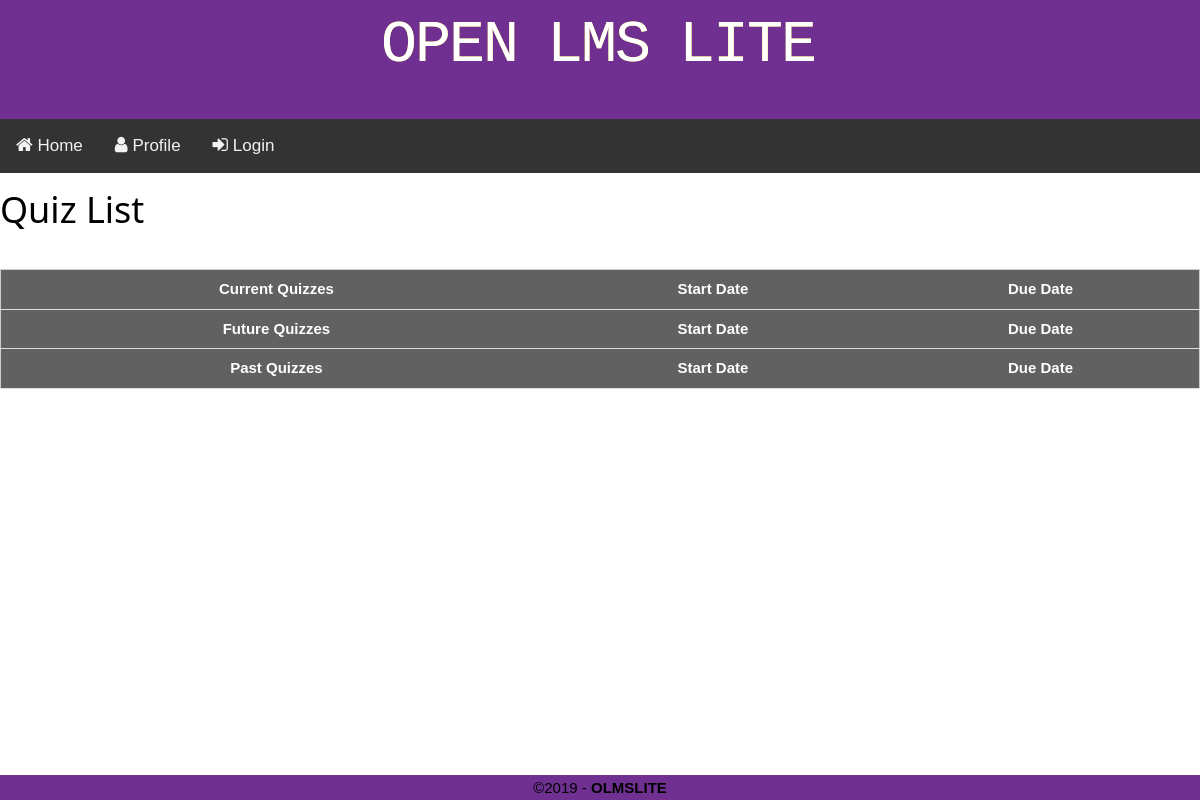
The page /courses/1/quizzes/ on the database as committed earlier.
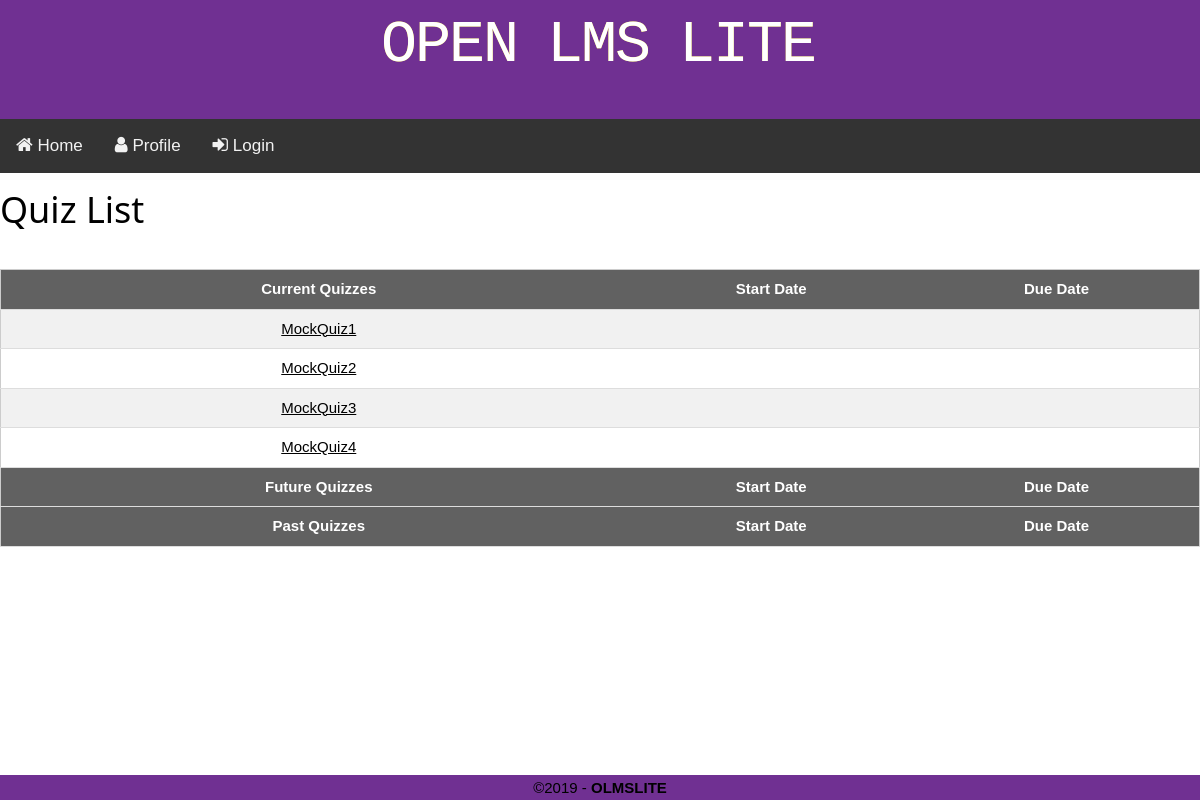
The same page on the database as committed later.
### courses/models.py (models this page shows, shortened)
class Assignment(models.Model):
	assignment_name	= models.CharField(max_length=255, blank=True)
	open_date		= models.DateTimeField(blank=True)
	due_date		= models.DateTimeField(blank=True)
	prof			= models.ForeignKey('accounts.Professor', on_delete=models.CASCADE)
	course_id		= models.ForeignKey('courses.Course', on_delete=models.CASCADE)
	TYPE_CHOICES = (
		(2, 'homework'),
		(1, 'survey'),
		(0, 'quiz'),
	)
	type 			= models.SmallIntegerField(choices=TYPE_CHOICES, blank=True)

class Quiz(Assignment):
	grade_viewable = models.BooleanField()
	file = models.FileField(upload_to=quiz_upload_address, blank=True)

class Assignment(models.Model):
	assignment_name	= models.CharField(max_length=255, blank=True)
	open_date		= models.DateTimeField(blank=True)
	due_date		= models.DateTimeField(blank=True)
	prof			= models.ForeignKey('accounts.Professor', on_delete=models.CASCADE)
	course_id		= models.ForeignKey('courses.Course', on_delete=models.CASCADE)
	TYPE_CHOICES = (
		(2, 'homework'),
		(1, 'survey'),
		(0, 'quiz'),
	)
	type 			= models.SmallIntegerField(choices=TYPE_CHOICES, blank=True)

### courses/views.py (the view)
# urls.py: path('courses/<int:cid>/quizzes/',courseView.quiz_list_view, name='quiz_list'),
def quiz_list_view(request, cid):
	context_dict = {}
	quizzes = Course.objects.get(id=cid).quizes.all()
	context_dict['quizzes'] = quizzes
	return render(request, 'quiz_list_page.html', context_dict)

### templates/quiz_list_page.html
{% extends 'base.html' %}
{% block content %}
    <h1>Quiz List</h1><br>
    <table class="w3-table-all w3-centered">
    <tbody>
    <tr class="quiztablerow w3-dark-gray">
        <th class="tablerowheader">Current Quizzes</th>
        <th class="tablerowheader">Start Date</th>
        <th class="tablerowheader">Due Date</th>
    </tr>
    {% for Quiz in quizzes %}
        <tr>
            <td class="cQuizList"><a id = '{{ Quiz.id }}' href="{%  url 'quiz_start' cid=Quiz.course_id.id id=Quiz.id %} ">{{ Quiz.assignment_name }}</a></td>
            <td class="cStartDate"></td>
            <td class="cDueDate"></td>
        </tr>
    {% endfor %}
    <tr class="quiztablerow w3-dark-gray">
        <th class="tablerowheader">Future Quizzes</th>
        <th class="tablerowheader">Start Date</th>
        <th class="tablerowheader">Due Date</th>
    </tr>
    <tr class="quiztablerow w3-dark-gray">
        <th class="tablerowheader">Past Quizzes</th>
        <th class="tablerowheader">Start Date</th>
        <th class="tablerowheader">Due Date</th>
    </tr>
    </tbody>
    </table>
{% endblock content %}

### templates/base.html (shortened to what this page needs)
{% load static %}
<!doctype html>
<html lang="en-US">
<head>
	<link rel="stylesheet" href="https://cdnjs.cloudflare.com/ajax/libs/font-awesome/4.7.0/css/font-awesome.min.css">
    <link rel="stylesheet" type = "text/css" href="{% static '/css/main.css' %}">
    <link rel="stylesheet" type = "text/css" href="{% static '/css/w3.css' %}">
    <link rel="stylesheet" type = "text/css" href="{% static '/css/logo.css' %}">
</head>
<body>
  <header id="titlebar">
  	<a href={% url 'index' %}>
        <pre class="logo" id="logo"><div class="wrapper" style="width: 34px; height: 90px; top: 0px;"><span class="letter-1">O</span><span class="letter-2">O</span></div><div class="wrapper" style="width: 34px; height: 90px; top: 0px;"><span class="letter-1">P</span><span class="letter-2">P</span></div><div class="wrapper" style="width: 34px; height: 90px; top: 0px;"><span class="letter-1">E</span><span class="letter-2">E</span></div><div class="wrapper" style="width: 34px; height: 90px; top: 0px;"><span class="letter-1">N</span><span class="letter-2">N</span></div><div class="wrapper" style="width: 30px; height: 0px; top: 0px;"></div><div class="wrapper" style="width: 34px; height: 90px; top: 0px;"><span class="letter-1">L</span><span class="letter-2">L</span></div><div class="wrapper" style="width: 34px; height: 90px; top: 0px;"><span class="letter-1">M</span><span class="letter-2">M</span></div><div class="wrapper" style="width: 34px; height: 90px; top: 0px;"><span class="letter-1">S</span><span class="letter-2">S</span></div><div class="wrapper" style="width: 30px; height: 0px; top: 0px;"></div><div class="wrapper" style="width: 34px; height: 90px; top: 0px;"><span class="letter-1">L</span><span class="letter-2">L</span></div><div class="wrapper" style="width: 34px; height: 90px; top: 0px;"><span class="letter-1">I</span><span class="letter-2">I</span></div><div class="wrapper" style="width: 34px; height: 90px; top: 0px;"><span class="letter-1">T</span><span class="letter-2">T</span></div><div class="wrapper" style="width: 34px; height: 90px; top: 0px;"><span class="letter-1">E</span><span class="letter-2">E</span></div></pre>
  {% block navbar %}
    <nav>
       <div class="topnav" id="myTopnav">
       <a href="{% url 'index' %}"><i class="fa fa-home" style="font-size:18px"></i> Home</a>
          <a href="{% url 'profile' %}"><i class="fa fa-user" style="font-size:18px"></i> Profile</a>
          {% if user.is_authenticated %}
              <a href="{% url 'logout' %}"><i class="fa fa-sign-out" style="font-size:18px"></i> Logout</a>
          {% else %}
            <a href="{% url 'login' %}"><i class="fa fa-sign-in" style="font-size:18px"></i> Login</a>
          {% endif %}
      </div>
    </nav>
  {% endblock navbar %}
  </header>
  {% block content %}
  {% endblock content %}
  <footer>
	<div class="copyright">&copy;2019 - <strong>OLMSLITE</strong></div>
  </footer>
</body>
</html>

### static/css/main.css (style rules this page uses)
* { box-sizing: border-box; margin: 0; padding: 0; outline: 0; font-size: 100%; vertical-align: baseline; background: transparent; }
body { margin: 0; font-family: Arial, Helvetica, sans-serif; }
a pre { margin: auto; margin-left: auto; }
footer { text-align: center; height: 25px; line-height: 25px; z-index: -1; bottom: 0; width: 100%; display: block; }
.logo { font-size: 60px; width: fit-content; color: #eaeaea; }
.topnav { overflow: hidden; background-color: #333; }
.topnav a { float: left; display: block; color: #f2f2f2; text-align: center; padding: 14px 16px; text-decoration: none; font-size: 17px; }
#titlebar { background-color: #703092; text-align: center; }
.copyright { text-align: center; background-color: #703092; height: 25px; line-height: 25px; position: fixed; bottom: 0; width: 100%; display: block; }
.cQuizList { width: 33vw; text-align: center; padding-top: 10px; }
.cStartDate, .cDueDate { width: 15vw; text-align: center; padding-top: 10px; }

### static/css/w3.css (style rules this page uses)
html { box-sizing:border-box }
*,*:before,*:after { box-sizing:inherit }
html { -ms-text-size-adjust:100%;-webkit-text-size-adjust:100% }
body { margin:0 }
article,aside,details,figcaption,figure,footer,header,main,menu,nav,section,summary { display:block }
a { background-color:transparent;-webkit-text-decoration-skip:objects }
code,kbd,pre,samp { font-family:monospace,monospace;font-size:1em }
html,body { font-family:Verdana,sans-serif;font-size:15px;line-height:1.5 }
html { overflow-x:hidden }
h1 { font-size:36px }
h1,h2,h3,h4,h5,h6 { font-family:"Segoe UI",Arial,sans-serif;font-weight:400;margin:10px 0 }
a { color:inherit }
.w3-table,.w3-table-all { border-collapse:collapse;border-spacing:0;width:100%;display:table }
.w3-table-all { border:1px solid #ccc }
.w3-bordered tr,.w3-table-all tr { border-bottom:1px solid #ddd }
.w3-table-all tr:nth-child(odd) { background-color:#fff }
.w3-table-all tr:nth-child(even) { background-color:#f1f1f1 }
.w3-centered tr th,.w3-centered tr td { text-align:center }
.w3-table td,.w3-table th,.w3-table-all td,.w3-table-all th { padding:8px 8px;display:table-cell;text-align:left;vertical-align:top }
.w3-table th:first-child,.w3-table td:first-child,.w3-table-all th:first-child,.w3-table-all td:first-child { padding-left:16px }
.w3-dark-grey,.w3-hover-dark-grey:hover,.w3-dark-gray,.w3-hover-dark-gray:hover { color:#fff!important;background-color:#616161!important }

### static/css/logo.css (style rules this page uses)
#logo .wrapper { display: inline-block; top: -900px; position: relative; width: 90px; transition: ease 0.1s all; }
#logo .wrapper span { position: absolute; top: 0; right: 0; transition: ease 0.1s all; }
#logo .wrapper span.letter-2 { color: rgba(255, 252, 0, 0.84); }
#logo .wrapper span.letter-1 { color: rgb(255, 255, 255); z-index: 1; }

Rows that differ between the two databases and show on the page:
added Quiz: assignment_name "MockQuiz1"
added Quiz: assignment_name "MockQuiz2"
added Quiz: assignment_name "MockQuiz3"
added Quiz: assignment_name "MockQuiz4"
